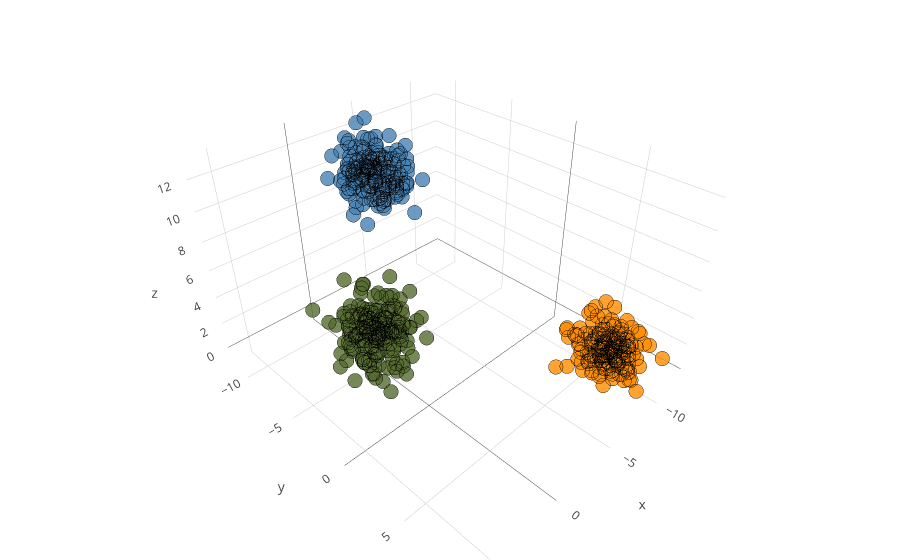

The cell this chart's notebook holds for it:
### Code cell
iplot(fig)

### Figure 1 — Plotly figure (JSON) as saved in the notebook; plotly's stock layout.template omitted (floating-point values rounded to 4 significant figures; data arrays with more than 128 entries replaced by an {"elided": "..."} marker saying what was removed)
{"data": [{"marker": {"color": {"elided": "600 str values"}, "colorscale": "viridis", "line": {"color": "black", "width": 1}, "opacity": 0.8, "size": 5}, "mode": "markers", "type": "scatter3d", "uid": "9cb24abd-6278-4d04-a60c-8bb0930a648b", "x": {"elided": "600 float values"}, "y": {"elided": "600 float values"}, "z": {"elided": "600 float values"}}], "layout": {"margin": {"b": 0, "l": 0, "r": 0, "t": 0}}}
